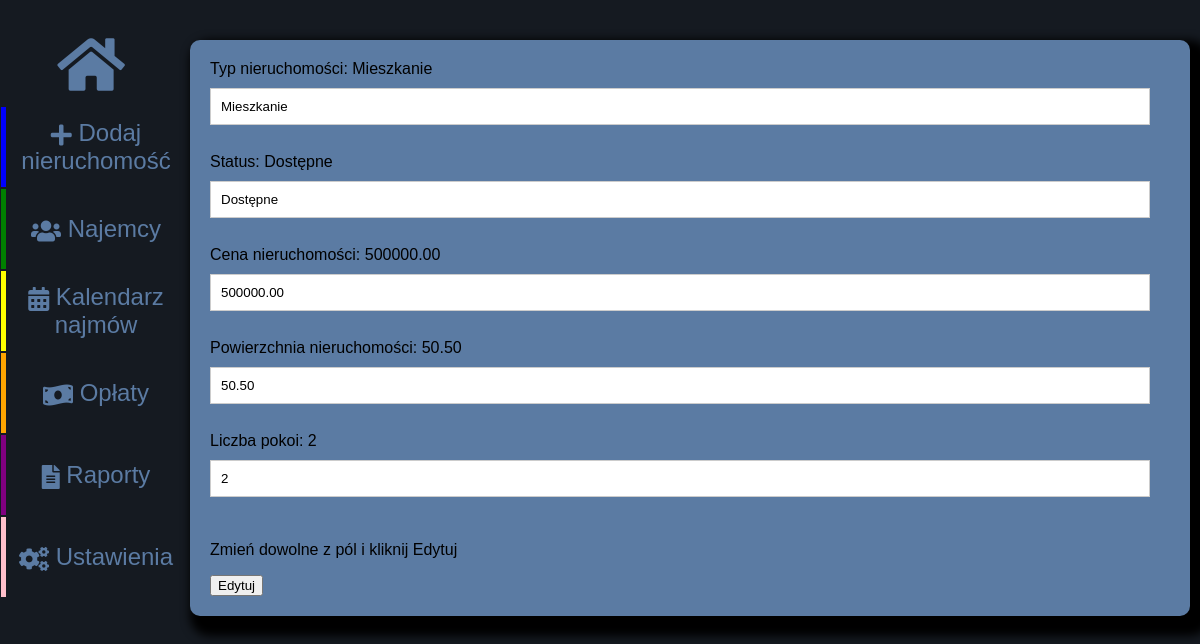
Page /nieruchomosci/1/edytuj/ on the earlier database version.
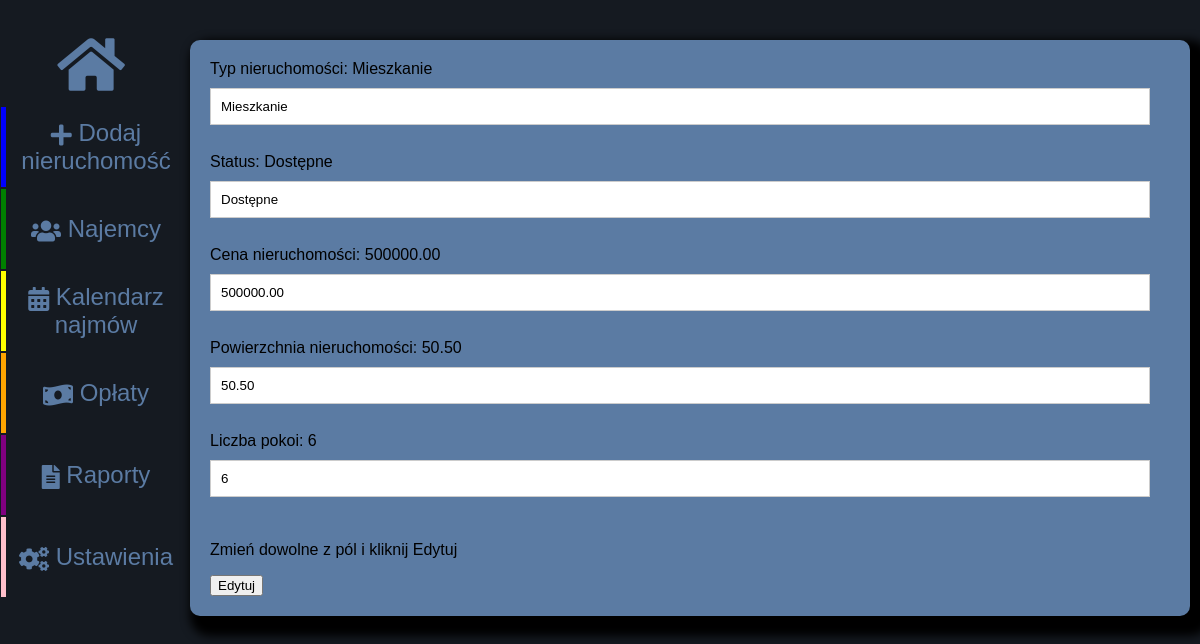
Same page on the later database version.
### listings/models.py (models this page shows, shortened)
class Nieruchomosc(models.Model):
    STATUS_CHOICES = [
        ('Na Sprzedaż', 'Na Sprzedaż'),
        ('Wynajęte', 'Wynajęte'),
        ('Do wynajęcia', 'Do wynajęcia'),
        ('Do remontu', 'Do remontu')
    ]
    TYP_CHOICES = [
        ('Dom', 'Dom'),
        ('Mieszkanie', 'Mieszkanie'),
    ]
    Status = models.CharField(max_length=50, choices=STATUS_CHOICES)
    ID_nieruchomosci = models.AutoField(primary_key=True)
    ID_adresu = models.ForeignKey(Adres, on_delete=models.CASCADE, db_column='ID_adresu')
    Powierzchnia = models.DecimalField(max_digits=10, decimal_places=2)
    Liczba_pokoi = models.IntegerField()
    Cena = models.DecimalField(max_digits=10, decimal_places=2)
    Typ_nieruchomosci = models.CharField(max_length=50, choices=TYP_CHOICES)
    Opis = models.TextField(blank=True)  # Opcjonalne
    class Meta:
        db_table='Nieruchomosci'

### listings/views.py (the view)
# urls.py: path('nieruchomosci/<int:nieruchomosc_ID>/edytuj/', views.edytuj_nieruchomosc, name='edytuj_nieruchomosc'),
def edytuj_nieruchomosc(request, nieruchomosc_ID):
    nieruchomosc = Nieruchomosc.objects.filter(ID_nieruchomosci=nieruchomosc_ID)
    print(request, nieruchomosc_ID)
    return render(request, 'edytuj_nieruchomosc.html', {'nieruchomosc': nieruchomosc[0]})

### templates/edytuj_nieruchomosc.html (shortened to what this page needs)
<!DOCTYPE html>
<html lang="en">
<head>
    {% load static %}
    <link rel="stylesheet" type="text/css" href="{% static 'style.css' %}">
    <link rel="stylesheet" href="https://cdnjs.cloudflare.com/ajax/libs/font-awesome/5.15.4/css/all.min.css">
</head>
<body>
<div class="sidebar">
    <a href="{% url 'lista_nieruchomosci' %}" style="display: flex; align-items: center; justify-content: center; margin-top: 25px;">
        <button style="background: none; border: none;"><i class="fas fa-home" style="font-size: 60px;"></i></button>
    </a>
    <a href="{% url 'dodaj_nieruchomosc' %}" class="button-2">
        <button><i class="fas fa-plus"></i> Dodaj nieruchomość</button>
    </a>
    <a href="{% url 'lista_najemcow' %}" class="button-3">
        <button><i class="fas fa-users"></i> Najemcy</button>
    </a>
    <a href="{% url 'kalendarz_najmow' %}" class="button-4">
        <button><i class="fas fa-calendar-alt"></i> Kalendarz najmów</button>
    </a>
    <a href="{% url 'lista_oplat' %}" class="button-5">
        <button><i class="fas fa-money-bill-wave"></i> Opłaty</button>
    </a>
    <a href="{% url 'raporty' %}" class="button-6">
        <button><i class="fas fa-file-alt"></i> Raporty</button>
    </a>
    <a href="{% url 'ustawienia' %}"class="button-7">
        <button><i class="fas fa-cogs"></i> Ustawienia</button>
    </a>
</div>
<div class="content">
    <div class="form-container">
        <form action="zmien_nieruchomosc" method="post">
            <label for="typ">Typ nieruchomości: {{ nieruchomosc.Typ_nieruchomosci }} </label>
            <input type="text" id="typ" name="typ" value={{ nieruchomosc.Typ_nieruchomosci }}><br><br>
            <label for="status">Status: {{ nieruchomosc.Status }} </label>
            <input type="text" id="status" name="status" value= {{ nieruchomosc.Status }}><br><br>
            <label for="cena">Cena nieruchomości: {{ nieruchomosc.Cena }} </label>
            <input type="text" id="cena" name="cena" value={{ nieruchomosc.Cena }}><br><br>
            <label for="powierzchnia">Powierzchnia nieruchomości: {{ nieruchomosc.Powierzchnia }} </label>
            <input type="text" id="powierzchnia" name="powierzchnia" value={{ nieruchomosc.Powierzchnia }}><br><br>
            <label for="liczba_pokoi">Liczba pokoi: {{ nieruchomosc.Liczba_pokoi }} </label>
            <input type="text" id="liczba_pokoi" name="liczba_pokoi" value= {{ nieruchomosc.Liczba_pokoi }}><br><br>
            <p> Zmień dowolne z pól i kliknij Edytuj</p>
            <input type="submit" value="Edytuj">
            </form>
    </div>
</div>
</body>
</html>

Differences in the rows shown:
changed Nieruchomosc "Mieszkanie": Liczba_pokoi "2" → "6"; liczba_pokoi "2" → "6"
